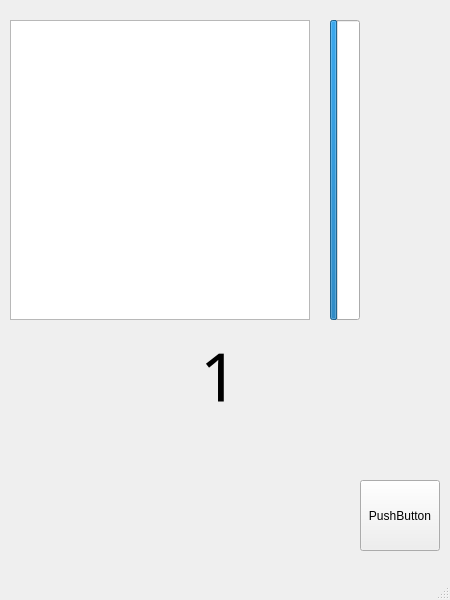
<?xml version="1.0" encoding="UTF-8"?>
<ui version="4.0">
 <class>MainWindow</class>
 <widget class="QMainWindow" name="MainWindow">
  <property name="geometry">
   <rect>
    <x>0</x>
    <y>0</y>
    <width>450</width>
    <height>600</height>
   </rect>
  </property>
  <property name="windowTitle">
   <string>MainWindow</string>
  </property>
  <widget class="QWidget" name="centralwidget">
   <property name="enabled">
    <bool>true</bool>
   </property>
   <property name="styleSheet">
    <string notr="true"/>
   </property>
   <widget class="QStackedWidget" name="stackedWidget">
    <property name="geometry">
     <rect>
      <x>10</x>
      <y>0</y>
      <width>431</width>
      <height>481</height>
     </rect>
    </property>
    <property name="currentIndex">
     <number>1</number>
    </property>
    <widget class="QWidget" name="page">
     <widget class="QGraphicsView" name="contenitore_lancette">
      <property name="geometry">
       <rect>
        <x>0</x>
        <y>0</y>
        <width>431</width>
        <height>461</height>
       </rect>
      </property>
     </widget>
     <widget class="QLabel" name="velocita_text">
      <property name="geometry">
       <rect>
        <x>280</x>
        <y>58</y>
        <width>120</width>
        <height>16</height>
       </rect>
      </property>
      <property name="text">
       <string>TextLabel</string>
      </property>
     </widget>
     <widget class="QLabel" name="girimotore_text">
      <property name="geometry">
       <rect>
        <x>280</x>
        <y>176</y>
        <width>120</width>
        <height>16</height>
       </rect>
      </property>
      <property name="text">
       <string>TextLabel</string>
      </property>
     </widget>
     <widget class="QLabel" name="pedaleacc_text">
      <property name="geometry">
       <rect>
        <x>280</x>
        <y>292</y>
        <width>120</width>
        <height>16</height>
       </rect>
      </property>
      <property name="text">
       <string>TextLabel</string>
      </property>
     </widget>
     <widget class="QLabel" name="temperatura_text">
      <property name="geometry">
       <rect>
        <x>280</x>
        <y>410</y>
        <width>120</width>
        <height>16</height>
       </rect>
      </property>
      <property name="text">
       <string>TextLabel</string>
      </property>
     </widget>
    </widget>
    <widget class="QWidget" name="page_2">
     <widget class="QGraphicsView" name="contenitore_page_2">
      <property name="geometry">
       <rect>
        <x>0</x>
        <y>20</y>
        <width>300</width>
        <height>300</height>
       </rect>
      </property>
     </widget>
     <widget class="QProgressBar" name="pedaleacc_bar">
      <property name="geometry">
       <rect>
        <x>320</x>
        <y>20</y>
        <width>30</width>
        <height>300</height>
       </rect>
      </property>
      <property name="value">
       <number>24</number>
      </property>
      <property name="textVisible">
       <bool>false</bool>
      </property>
     </widget>
     <widget class="QLabel" name="velocita_text_2">
      <property name="geometry">
       <rect>
        <x>190</x>
        <y>330</y>
        <width>91</width>
        <height>91</height>
       </rect>
      </property>
      <property name="font">
       <font>
        <family>Digital Display</family>
        <pointsize>50</pointsize>
       </font>
      </property>
      <property name="text">
       <string>1</string>
      </property>
     </widget>
    </widget>
   </widget>
   <widget class="QPushButton" name="pushButton">
    <property name="enabled">
     <bool>true</bool>
    </property>
    <property name="geometry">
     <rect>
      <x>360</x>
      <y>480</y>
      <width>80</width>
      <height>71</height>
     </rect>
    </property>
    <property name="text">
     <string>PushButton</string>
    </property>
   </widget>
  </widget>
  <widget class="QMenuBar" name="menubar">
   <property name="geometry">
    <rect>
     <x>0</x>
     <y>0</y>
     <width>450</width>
     <height>21</height>
    </rect>
   </property>
  </widget>
  <widget class="QStatusBar" name="statusbar"/>
 </widget>
 <resources/>
 <connections/>
</ui>
